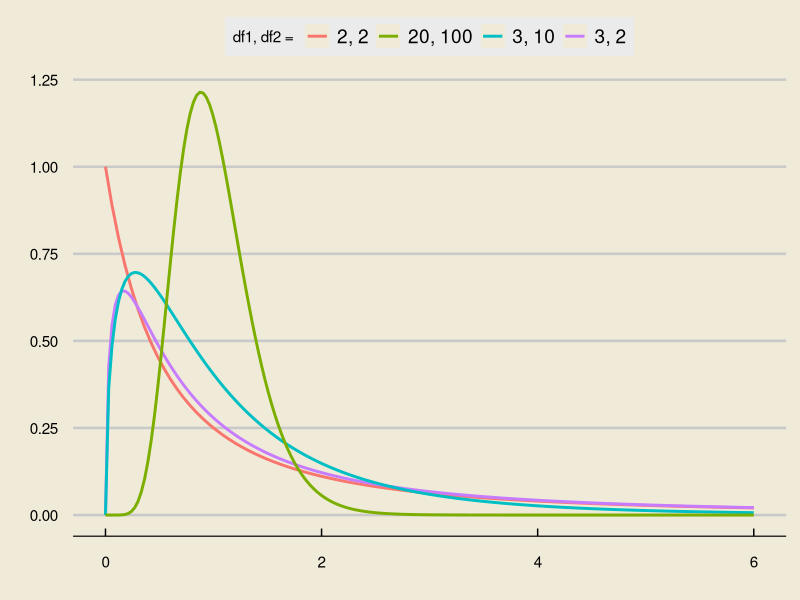
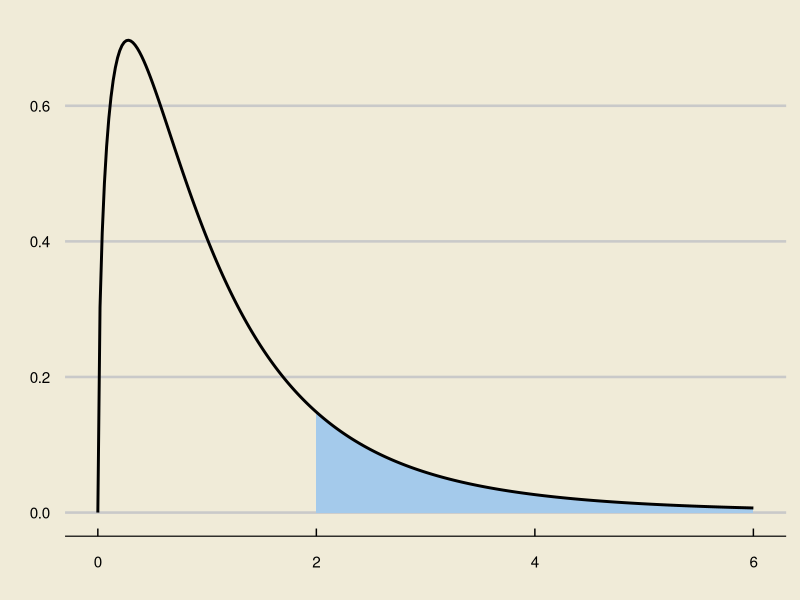
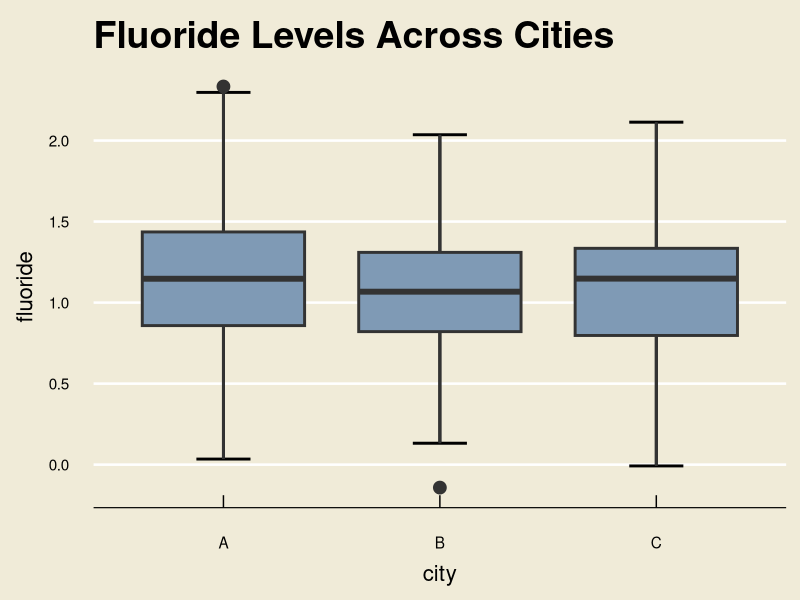
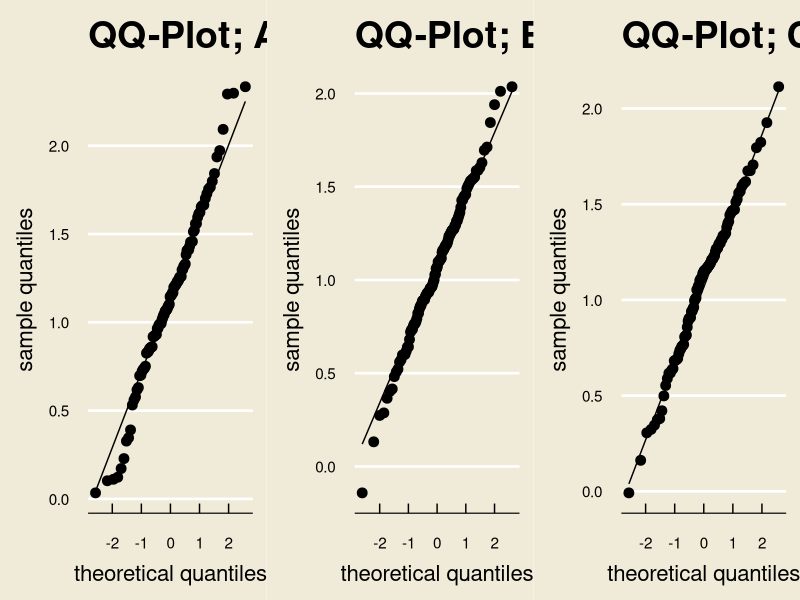

Write the R code that produced these figures, in order.
## ---- chunk 1
library(tidyverse)
library(ggthemes)
## ---- chunk 2
library(tidyverse)
data.frame(x = seq(0, 6, by = 0.01)) %>%
  ggplot(aes(x = x)) +
  stat_function(fun = df,
                args = list(2, 2),
                linewidth = 1,
                aes(colour = "2, 2")) +
  stat_function(fun = df,
                args = list(3, 2),
                linewidth = 1,
                aes(colour = "3, 2"),
                n = 200) +
  stat_function(fun = df,
                args = list(3, 10),
                linewidth = 1,
                aes(colour = "3, 10"),
                n = 200) +
  stat_function(fun = df,
                args = list(20, 100),
                linewidth = 1,
                aes(colour = "20, 100"),
                n = 200) +
  theme_economist_white() +
  theme(
    panel.background = element_rect("#f0ebd8"),
    plot.background = element_rect(fill = "#f0ebd8")
  ) +
  xlab("") +
  ylab("") +
  labs(colour = "df1, df2 = ")
## ---- chunk 3
library(tidyverse)
data.frame(x = seq(0, 6, by = 0.01)) %>%
  ggplot(aes(x = x)) +
  stat_function(fun = df,
                args = list(3, 10),
                xlim = c(2, 6),
                geom = "area",
                fill = "#a4caeb",
                n = 300) +
  stat_function(fun = df,
                args = list(3, 10),
                linewidth = 1,
                n = 300) +
  theme_economist_white() +
  theme(
    panel.background = element_rect("#f0ebd8"),
    plot.background = element_rect(fill = "#f0ebd8")
  ) +
  xlab("") +
  ylab("")
## ---- chunk 4
x1 <- read.csv("x1.csv", col.names = F)
x1 <- c(1.765793252, as.numeric(t(x1)))

x2 <- read.csv("x2.csv", col.names = F)
x2 <- c(1.096990264, as.numeric(t(x2)))

x3 <- read.csv("x3.csv", col.names = F)
x3 <- c(0.8893372313, as.numeric(t(x3)))

data.frame(A = c(x1, rep("NA", 10)),
  B = c(x2),
  C = c(x3, rep("NA", 10))
)
## ---- chunk 5
df <- data.frame(
  fluoride = c(x1, x2, x3),
  city = as.factor(c(rep("A", 100), rep("B", 110), rep("C", 100)))
)


df %>%
  ggplot(aes(x = city, y = fluoride)) +
  stat_boxplot(geom = "errorbar", 
               width = 0.25,
               linewidth = 1) +
  geom_boxplot(fill =  "#7f9ab5", 
               size = 1,
               outlier.size = 4) +
  theme_economist(base_size = 18) +
  ggtitle("Fluoride Levels Across Cities") +
  theme(panel.background = element_rect("#f0ebd8"),
        plot.background = element_rect(fill = "#f0ebd8"),
        axis.title.y = element_text(size = 16,
                                    margin = margin(
                                      t = 0, 
                                      r = 10,
                                      b = 0, 
                                      l = 0)),
        axis.title.x = element_text(size = 16,
                                    margin = margin(
                                      t = 10, 
                                      r = 0,
                                      b = 0, 
                                      l = 0)),
        title = element_text(size = 18,
                                    margin = margin(
                                      t = 0, 
                                      r = 0,
                                      b = 10, 
                                      l = 0))
  ) 

## ---- chunk 6
library(gridExtra)
p1 <- data.frame(x1) %>% ggplot(aes(sample = x1)) +
  geom_qq(size = 3) +
  geom_qq_line() +
  theme_economist(base_size = 14) +
  theme(panel.background = element_rect("#f0ebd8"),
        plot.background = element_rect(fill = "#f0ebd8"),
        axis.title.y = element_text(size = 16,
                                    margin = margin(
                                      t = 0, 
                                      r = 10,
                                      b = 0, 
                                      l = 0)),
        axis.title.x = element_text(size = 16,
                                    margin = margin(
                                      t = 10, 
                                      r = 0,
                                      b = 0, 
                                      l = 0)),
        title = element_text(size = 18,
                                    margin = margin(
                                      t = 0, 
                                      r = 0,
                                      b = 10, 
                                      l = 0))
  ) +
  xlab("theoretical quantiles") +
  ylab("sample quantiles") +
  ggtitle("QQ-Plot; A")

p2 <- data.frame(x2) %>% ggplot(aes(sample = x2)) +
  geom_qq(size = 3) +
  geom_qq_line() +
  theme_economist(base_size = 14) +
  theme(panel.background = element_rect("#f0ebd8"),
        plot.background = element_rect(fill = "#f0ebd8"),
        axis.title.y = element_text(size = 16,
                                    margin = margin(
                                      t = 0, 
                                      r = 10,
                                      b = 0, 
                                      l = 0)),
        axis.title.x = element_text(size = 16,
                                    margin = margin(
                                      t = 10, 
                                      r = 0,
                                      b = 0, 
                                      l = 0)),
        title = element_text(size = 18,
                                    margin = margin(
                                      t = 0, 
                                      r = 0,
                                      b = 10, 
                                      l = 0))
  ) +
  xlab("theoretical quantiles") +
  ylab("sample quantiles") +
  ggtitle("QQ-Plot; B")

p3 <- data.frame(x3) %>% ggplot(aes(sample = x3)) +
  geom_qq(size = 3) +
  geom_qq_line() +
  theme_economist(base_size = 14) +
  theme(panel.background = element_rect("#f0ebd8"),
        plot.background = element_rect(fill = "#f0ebd8"),
        axis.title.y = element_text(size = 16,
                                    margin = margin(
                                      t = 0, 
                                      r = 10,
                                      b = 0, 
                                      l = 0)),
        axis.title.x = element_text(size = 16,
                                    margin = margin(
                                      t = 10, 
                                      r = 0,
                                      b = 0, 
                                      l = 0)),
        title = element_text(size = 18,
                                    margin = margin(
                                      t = 0, 
                                      r = 0,
                                      b = 10, 
                                      l = 0))
  ) +
  xlab("theoretical quantiles") +
  ylab("sample quantiles") +
  ggtitle("QQ-Plot; C")

grid.arrange(p1, p2, p3, ncol = 3)
